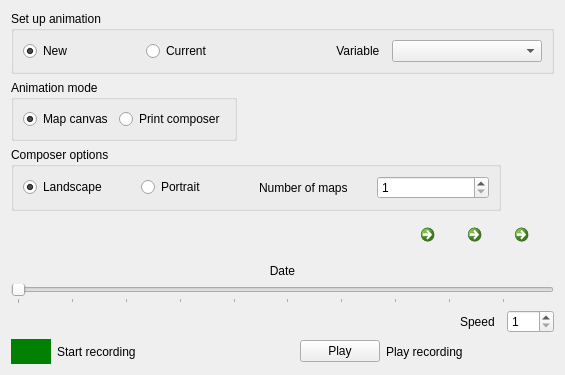
           <widget class="QWidget" name="animationTab">
            <attribute name="title">
             <string>Animation</string>
            </attribute>
            <layout class="QGridLayout" name="gridLayout_9">
             <item row="1" column="2">
              <widget class="QLabel" name="calculateLabel">
               <property name="text">
                <string/>
               </property>
              </widget>
             </item>
             <item row="2" column="0" colspan="8">
              <widget class="QGroupBox" name="composeOptions">
               <property name="title">
                <string>Composer options</string>
               </property>
               <layout class="QHBoxLayout" name="horizontalLayout_3">
                <item>
                 <widget class="QRadioButton" name="composeLandscape">
                  <property name="text">
                   <string>Landscape</string>
                  </property>
                  <property name="checked">
                   <bool>true</bool>
                  </property>
                 </widget>
                </item>
                <item>
                 <widget class="QRadioButton" name="composePortrait">
                  <property name="text">
                   <string>Portrait</string>
                  </property>
                 </widget>
                </item>
                <item>
                 <widget class="QLabel" name="label_16">
                  <property name="text">
                   <string>Number of maps</string>
                  </property>
                 </widget>
                </item>
                <item>
                 <widget class="QSpinBox" name="composeCount">
                  <property name="minimum">
                   <number>1</number>
                  </property>
                  <property name="maximum">
                   <number>6</number>
                  </property>
                 </widget>
                </item>
               </layout>
              </widget>
             </item>
             <item row="3" column="0" colspan="6">
              <spacer name="horizontalSpacer_2">
               <property name="orientation">
                <enum>Qt::Horizontal</enum>
               </property>
               <property name="sizeHint" stdset="0">
                <size>
                 <width>233</width>
                 <height>20</height>
                </size>
               </property>
              </spacer>
             </item>
             <item row="3" column="6">
              <widget class="QCommandLinkButton" name="playCommand">
               <property name="sizePolicy">
                <sizepolicy hsizetype="Fixed" vsizetype="Fixed">
                 <horstretch>0</horstretch>
                 <verstretch>0</verstretch>
                </sizepolicy>
               </property>
               <property name="minimumSize">
                <size>
                 <width>41</width>
                 <height>41</height>
                </size>
               </property>
               <property name="maximumSize">
                <size>
                 <width>41</width>
                 <height>41</height>
                </size>
               </property>
               <property name="toolTip">
                <string>Start button</string>
               </property>
               <property name="text">
                <string/>
               </property>
               <property name="icon">
                <iconset resource="resources.qrc">
                 <normaloff>:/plugins/QSWATPlus/play-24x24.png</normaloff>:/plugins/QSWATPlus/play-24x24.png</iconset>
               </property>
               <property name="iconSize">
                <size>
                 <width>24</width>
                 <height>24</height>
                </size>
               </property>
              </widget>
             </item>
             <item row="3" column="7">
              <widget class="QCommandLinkButton" name="pauseCommand">
               <property name="sizePolicy">
                <sizepolicy hsizetype="Fixed" vsizetype="Fixed">
                 <horstretch>0</horstretch>
                 <verstretch>0</verstretch>
                </sizepolicy>
               </property>
               <property name="minimumSize">
                <size>
                 <width>41</width>
                 <height>41</height>
                </size>
               </property>
               <property name="maximumSize">
                <size>
                 <width>41</width>
                 <height>41</height>
                </size>
               </property>
               <property name="toolTip">
                <string>Pause button</string>
               </property>
               <property name="text">
                <string/>
               </property>
               <property name="icon">
                <iconset resource="resources.qrc">
                 <normaloff>:/plugins/QSWATPlus/pause-24x24.png</normaloff>:/plugins/QSWATPlus/pause-24x24.png</iconset>
               </property>
               <property name="iconSize">
                <size>
                 <width>24</width>
                 <height>24</height>
                </size>
               </property>
              </widget>
             </item>
             <item row="3" column="8">
              <widget class="QCommandLinkButton" name="rewindCommand">
               <property name="sizePolicy">
                <sizepolicy hsizetype="Fixed" vsizetype="Fixed">
                 <horstretch>0</horstretch>
                 <verstretch>0</verstretch>
                </sizepolicy>
               </property>
               <property name="minimumSize">
                <size>
                 <width>41</width>
                 <height>41</height>
                </size>
               </property>
               <property name="maximumSize">
                <size>
                 <width>41</width>
                 <height>41</height>
                </size>
               </property>
               <property name="toolTip">
                <string>Rewind button</string>
               </property>
               <property name="text">
                <string/>
               </property>
               <property name="icon">
                <iconset resource="resources.qrc">
                 <normaloff>:/plugins/QSWATPlus/rewind-24x24.png</normaloff>:/plugins/QSWATPlus/rewind-24x24.png</iconset>
               </property>
               <property name="iconSize">
                <size>
                 <width>24</width>
                 <height>24</height>
                </size>
               </property>
              </widget>
             </item>
             <item row="4" column="0" colspan="9">
              <widget class="QLabel" name="dateLabel">
               <property name="text">
                <string>Date</string>
               </property>
               <property name="alignment">
                <set>Qt::AlignCenter</set>
               </property>
              </widget>
             </item>
             <item row="5" column="0" colspan="9">
              <widget class="QSlider" name="slider">
               <property name="toolTip">
                <string>Slider to control currently diplayed date and data.  
Slider may be driven automatically at set speed by clicking start button. 
Can also be controlled manually by dragging or by using left and right arrows on keyboard.</string>
               </property>
               <property name="minimum">
                <number>1</number>
               </property>
               <property name="sliderPosition">
                <number>1</number>
               </property>
               <property name="orientation">
                <enum>Qt::Horizontal</enum>
               </property>
               <property name="tickPosition">
                <enum>QSlider::TicksBelow</enum>
               </property>
              </widget>
             </item>
             <item row="6" column="7">
              <widget class="QLabel" name="label">
               <property name="text">
                <string>Speed</string>
               </property>
              </widget>
             </item>
             <item row="6" column="8">
              <widget class="QSpinBox" name="spinBox">
               <property name="toolTip">
                <string>Change speed of animation.  Larger numbers mean increased speed.</string>
               </property>
               <property name="minimum">
                <number>1</number>
               </property>
               <property name="maximum">
                <number>100</number>
               </property>
              </widget>
             </item>
             <item row="7" column="1" colspan="3">
              <widget class="QLabel" name="recordLabel">
               <property name="text">
                <string>Start recording</string>
               </property>
              </widget>
             </item>
             <item row="7" column="4">
              <widget class="QPushButton" name="playButton">
               <property name="text">
                <string>Play</string>
               </property>
               <property name="flat">
                <bool>false</bool>
               </property>
              </widget>
             </item>
             <item row="7" column="5" colspan="3">
              <widget class="QLabel" name="label_14">
               <property name="text">
                <string>Play recording</string>
               </property>
              </widget>
             </item>
             <item row="1" column="0" colspan="2">
              <widget class="QGroupBox" name="groupBox">
               <property name="sizePolicy">
                <sizepolicy hsizetype="Preferred" vsizetype="Preferred">
                 <horstretch>0</horstretch>
                 <verstretch>0</verstretch>
                </sizepolicy>
               </property>
               <property name="minimumSize">
                <size>
                 <width>200</width>
                 <height>0</height>
                </size>
               </property>
               <property name="title">
                <string>Animation mode</string>
               </property>
               <layout class="QHBoxLayout" name="horizontalLayout_2">
                <item>
                 <widget class="QRadioButton" name="canvasAnimation">
                  <property name="sizePolicy">
                   <sizepolicy hsizetype="Minimum" vsizetype="Fixed">
                    <horstretch>0</horstretch>
                    <verstretch>0</verstretch>
                   </sizepolicy>
                  </property>
                  <property name="toolTip">
                   <string>Animation will be shown in map canvas, using sole or currently selected animation file</string>
                  </property>
                  <property name="text">
                   <string>Map canvas</string>
                  </property>
                  <property name="checked">
                   <bool>true</bool>
                  </property>
                 </widget>
                </item>
                <item>
                 <widget class="QRadioButton" name="printAnimation">
                  <property name="sizePolicy">
                   <sizepolicy hsizetype="Minimum" vsizetype="Fixed">
                    <horstretch>0</horstretch>
                    <verstretch>0</verstretch>
                   </sizepolicy>
                  </property>
                  <property name="text">
                   <string>Print composer</string>
                  </property>
                 </widget>
                </item>
               </layout>
              </widget>
             </item>
             <item row="0" column="0" colspan="9">
              <widget class="QGroupBox" name="animationSetup">
               <property name="minimumSize">
                <size>
                 <width>0</width>
                 <height>0</height>
                </size>
               </property>
               <property name="title">
                <string>Set up animation</string>
               </property>
               <layout class="QGridLayout" name="gridLayout_10">
                <item row="0" column="0">
                 <widget class="QRadioButton" name="newAnimation">
                  <property name="toolTip">
                   <string>Create new animation file</string>
                  </property>
                  <property name="text">
                   <string>New</string>
                  </property>
                  <property name="checked">
                   <bool>true</bool>
                  </property>
                 </widget>
                </item>
                <item row="0" column="1">
                 <widget class="QRadioButton" name="currentAnimation">
                  <property name="toolTip">
                   <string>&lt;html&gt;&lt;head/&gt;&lt;body&gt;&lt;p&gt;Change sole or currently selected animation file&lt;/p&gt;&lt;/body&gt;&lt;/html&gt;</string>
                  </property>
                  <property name="text">
                   <string>Current</string>
                  </property>
                 </widget>
                </item>
                <item row="0" column="3">
                 <widget class="QComboBox" name="animationVariableCombo">
                  <property name="minimumSize">
                   <size>
                    <width>150</width>
                    <height>0</height>
                   </size>
                  </property>
                  <property name="toolTip">
                   <string>Select variable for animation</string>
                  </property>
                 </widget>
                </item>
                <item row="0" column="2">
                 <widget class="QLabel" name="label_2">
                  <property name="text">
                   <string>Variable  </string>
                  </property>
                  <property name="alignment">
                   <set>Qt::AlignRight|Qt::AlignTrailing|Qt::AlignVCenter</set>
                  </property>
                 </widget>
                </item>
               </layout>
              </widget>
             </item>
             <item row="7" column="0">
              <widget class="QPushButton" name="recordButton">
               <property name="sizePolicy">
                <sizepolicy hsizetype="Fixed" vsizetype="Fixed">
                 <horstretch>0</horstretch>
                 <verstretch>0</verstretch>
                </sizepolicy>
               </property>
               <property name="minimumSize">
                <size>
                 <width>40</width>
                 <height>25</height>
                </size>
               </property>
               <property name="styleSheet">
                <string notr="true">background-color: green; border: none;</string>
               </property>
               <property name="text">
                <string notr="true"/>
               </property>
              </widget>
             </item>
            </layout>
           </widget>
